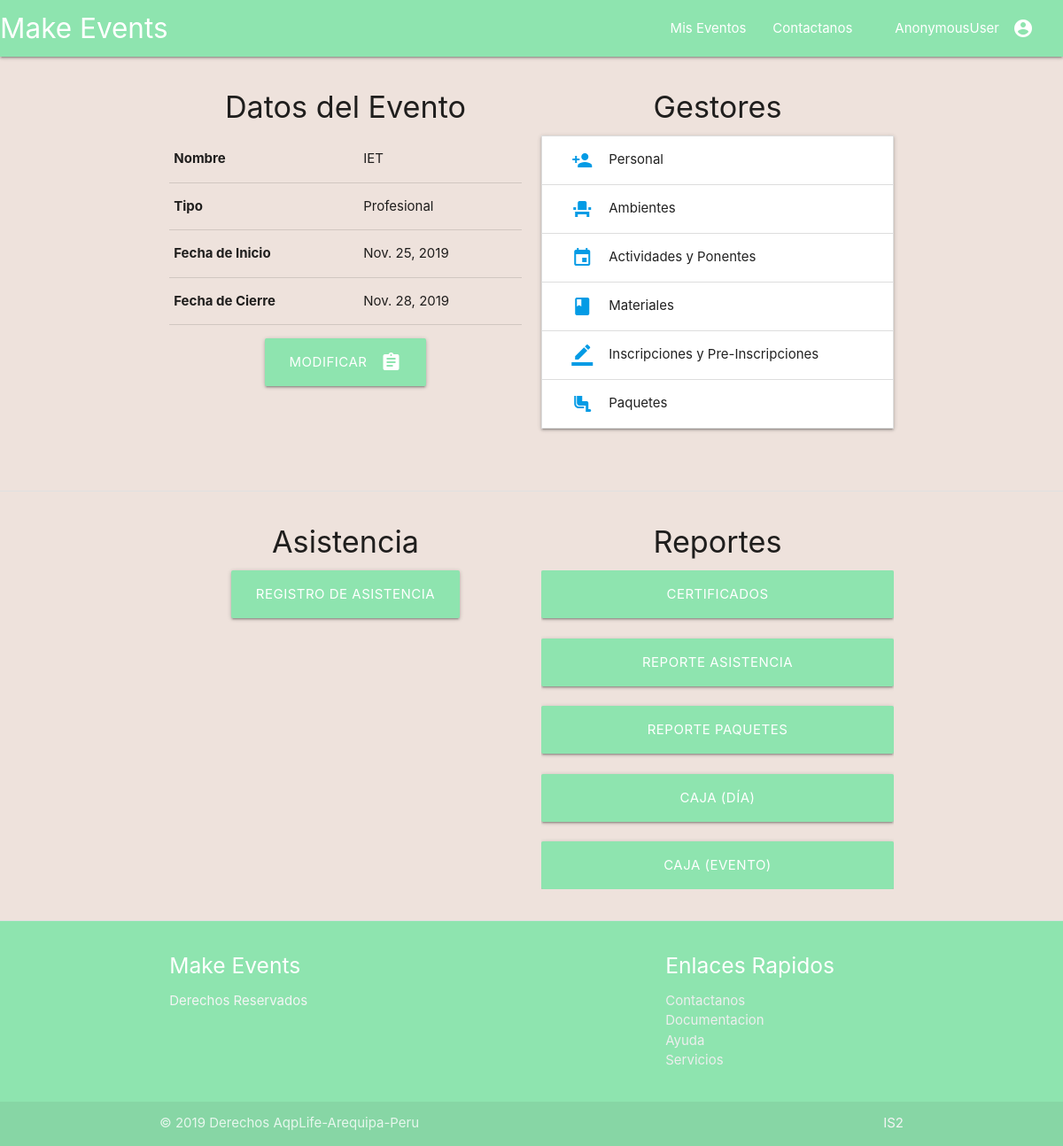
/eventos/2/evento, run on the app's committed database.
### eventos/models.py (models this page shows, shortened)
class Evento(models.Model):
	nombre				=models.CharField(unique=True,max_length=30)
	tipo_evento			=models.CharField(max_length=20)
	fecha_inicio		=models.DateField(default=date.today)
	fecha_fin			=models.DateField(default=date.today)

### eventos/views_modulo_configuracion.py (the view, shortened to what this page needs)
# urls.py: path('<int:evento_id>/evento',views.EventoDetailView.as_view(),name='evento'),
class EventoDetailView(DetailView):
    template_name='eventos/evento.html'
    def  get_object(self):
        _id=self.kwargs.get("evento_id")
        return get_object_or_404(Evento,id=_id)
    def get(self,request,*args,**kwargs):
        _id=self.kwargs.get("evento_id")
        evento = Evento.objects.get(id=_id)
        return super(EventoDetailView, self).get(request, *args, **kwargs)

### eventos/templates/eventos/evento.html (shortened to what this page needs)
{%extends 'eventos/index.html'%}
{%block section_1%}
	<div class="section container row">
		<div class="col s6">
			<h4 class="center-align"> Datos del Evento</h4>
			<table class="highlight">
				<thead>
					<tr>
					<th>Nombre</th>
					<td>{{object.nombre}}</td>
					</tr>
				</thead>
				<tbody>
				<tr>
					<th>Tipo</th>
					<td>{{object.tipo_evento}}</td>
				</tr>
				<tr>
					<th>Fecha de Inicio</th>
					<td>{{object.fecha_inicio}}</td>
				</tr>
				<tr>
					<th>Fecha de Cierre</th>
					<td>{{object.fecha_fin}}</td>
				</tr>
				</tbody>
			</table>
			<div class="section center-align">
				<a href="{%url 'eventos:modificar_evento' object.id%}" class="waves-effect waves-light btn-large center-align"><i class="material-icons right">assignment</i>Modificar</a>
			</div>
		</div>
		<div class="col s6 center-align row">
			<h4>Gestores</h4>
			<ul class="collapsible">
				<li>
				<div class="collapsible-header">
					<a href="{%url 'eventos:gestionar_personal' object.id%}"><i class="material-icons right">person_add</i></a> Personal
				</div>
				</li>
				<li>
				<div class="collapsible-header">
					<a href="{%url 'eventos:gestionar_ambiente' object.id%}"><i class="material-icons right">event_seat</i></a> Ambientes
				</div>
				</li>
				<li>
				<div class="collapsible-header">
					<a href="{%url 'eventos:gestionar_actividad' object.id%}"><i class="material-icons right">event</i></a>Actividades y Ponentes
				</div>
				</li>
				<li>
				<div class="collapsible-header">
					<a href="{%url 'eventos:gestionar_material' object.id%}"><i class="material-icons right">class</i></a>Materiales </div>
				</li>
				<li>
				<div class="collapsible-header"><a href="{%url 'eventos:gestionar_ambiente' object.id%}"><i class="material-icons right">border_color</i></a>Inscripciones y Pre-Inscripciones</div>
				<li>
				<div class="collapsible-header"><a href="{%url 'eventos:gestionar_paquete' object.id%}"><i class="material-icons right">airline_seat_legroom_normal</i></a>Paquetes</div>
				</li>
				</li>
			</ul>
		</div>
		</div>
{%endblock%}
{%block section_2%}
	<div class="container row section">
		<div class="col s6 center-align">
			<h4 class="center-align">Asistencia</h4>
			<a  class="btn-large" href="{%url 'eventos:gestionar_asistencia' object.id%}">Registro de Asistencia</a>
		</div>
		<div class="col s6 center-align">
			<h4 class="center-align">Reportes</h4>
			<form method='get' action='#' target="_blank" style="text-align:center;display: block;
overflow: auto;">
    			<input type="submit" value="Certificados" name="generar_certificados" class="btn-large" style="width:100%">
    			<br><br>
    			<input type="submit" value="Reporte Asistencia" name="reporte_asistencia" class="btn-large"style="width:100%">
    			<br><br>
    			<input type="submit" value="Reporte Paquetes" name="reporte_paquete" class="btn-large"style="width:100%">
    			<br><br>
    			<input type="submit" value="Caja (Día)" name="caja_dia" class="btn-large"style="width:100%">
    			<br><br>
    			<input type="submit" value="Caja (Evento)" name="caja_evento" class="btn-large"style="width:100%">
			</form>
		</div>
	</div>
{%endblock%}

### eventos/static/eventos/style.css (style rules this page uses)
.btn-large { background-color:#8EE4AF; }
body { background-color: #eee2DC; }

### data on the page
Evento: nombre "IET", tipo_evento "Profesional", fecha_inicio "Nov. 25, 2019", fecha_fin "Nov. 28, 2019"

### other printed values
{{ user }} "AnonymousUser"
